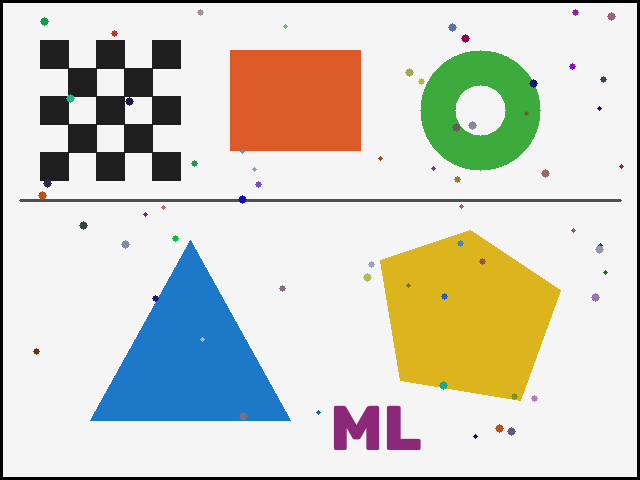
#> input picture source.png, 640 x 480 px
$ python matching.py
#> lines starting #> are read from the running program, lines starting #| are printed output that depends on the picture
### homography_utils.py
import numpy as np
import cv2

def load(path):
#> called with path = 'source.png'
    return cv2.cvtColor(cv2.imread(path), cv2.COLOR_BGR2RGB)

def compute_homography(src_pts, dst_pts):
    A = []
    for (x, y), (xp, yp) in zip(src_pts, dst_pts):
        A.append([-x, -y, -1,  0,  0,  0, xp*x, xp*y, xp])
        A.append([ 0,  0,  0, -x, -y, -1, yp*x, yp*y, yp])
    _, _, Vt = np.linalg.svd(np.array(A))
    H = Vt[-1].reshape(3, 3)
    return H / H[2, 2]

def apply_homography(H, pts):
    pts_h = np.hstack([pts, np.ones((len(pts), 1))])
    out = (H @ pts_h.T).T
    return out[:, :2] / out[:, 2:3]

### matching.py
import os
import numpy as np
import cv2
import matplotlib.pyplot as plt
from homography_utils import load, compute_homography, apply_homography

TARGETS = ["target-1.png", "target-2.png", "target-3.png"]
DETECTORS = {
    "sift": (cv2.SIFT_create(), cv2.NORM_L2),
    "orb": (cv2.ORB_create(5000), cv2.NORM_HAMMING),
}
RATIO = 0.75
INLIER_PX = 3.0
ITERS = 2000
FIG_DIR = os.path.join("src", "step2")

def match_features(detector, norm, img1, img2):
    gray1 = cv2.cvtColor(img1, cv2.COLOR_RGB2GRAY)
    gray2 = cv2.cvtColor(img2, cv2.COLOR_RGB2GRAY)
    kp1, des1 = detector.detectAndCompute(gray1, None)
    kp2, des2 = detector.detectAndCompute(gray2, None)
    pairs = cv2.BFMatcher(norm).knnMatch(des1, des2, k=2)
    good = [p[0] for p in pairs if len(p) == 2 and p[0].distance < RATIO * p[1].distance]
    return kp1, kp2, good

def ransac_homography(src_pts, dst_pts, rng):
    best = np.zeros(len(src_pts), dtype=bool)
    for _ in range(ITERS):
        idx = rng.choice(len(src_pts), 4, replace=False)
        H = compute_homography(src_pts[idx], dst_pts[idx])
        with np.errstate(divide="ignore", invalid="ignore"):
            errs = np.linalg.norm(apply_homography(H, src_pts) - dst_pts, axis=1)
        inliers = errs < INLIER_PX
        if inliers.sum() > best.sum():
            best = inliers
    return compute_homography(src_pts[best], dst_pts[best]), best

def mean_diff(H1, H2, pts):
    return np.linalg.norm(apply_homography(H1, pts) - apply_homography(H2, pts), axis=1).mean()

def save_figure(src, tgt, kp1, kp2, good, inliers, H, name):
    inlier_matches = [m for m, keep in zip(good, inliers) if keep]
    drawn = cv2.drawMatches(src, kp1, tgt, kp2, inlier_matches, None,
                            flags=cv2.DrawMatchesFlags_NOT_DRAW_SINGLE_POINTS)
    h, w = tgt.shape[:2]
    warped = cv2.warpPerspective(src, H, (w, h))
    overlay = cv2.addWeighted(tgt, 0.5, warped, 0.5, 0)

    fig, (ax1, ax2) = plt.subplots(1, 2, figsize=(14, 5), width_ratios=[2, 1])
    ax1.imshow(drawn)
    ax1.set_title(f"{len(inlier_matches)} inlier matches")
    ax2.imshow(overlay)
    ax2.set_title("Warped source over target")
    plt.tight_layout()
    plt.savefig(os.path.join(FIG_DIR, name))
    plt.close(fig)

os.makedirs(FIG_DIR, exist_ok=True)
rng = np.random.default_rng(0)
src = load("source.png")
h, w = src.shape[:2]
#> h = 480; w = 640
corners = np.array([[0, 0], [w, 0], [w, h], [0, h]], dtype=float)
#> corners = [[0, 0], [640, 0], [640, 480], [0, 480]]

print(f"{'target':<14}{'feat':<6}{'kp src':>8}{'kp tgt':>8}{'matches':>9}{'inliers':>9}{'vs click':>10}{'vs cv2':>9}")
for tgt_path in TARGETS:
    tgt = load(tgt_path)
#> call 2 of load, with path = 'target-1.png'
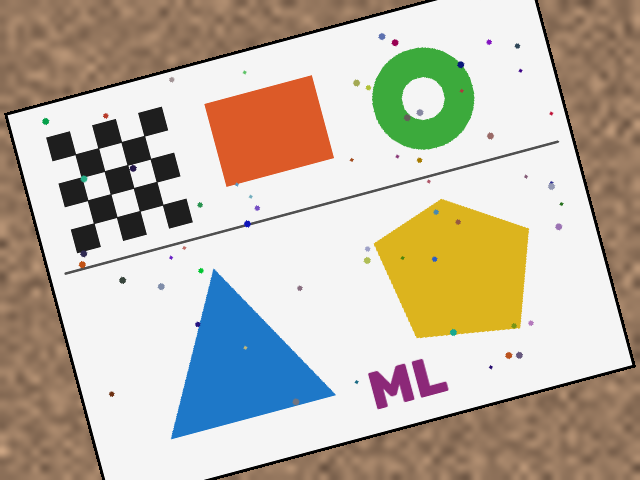
#> input picture target-1.png, 640 x 480 px
    pts_path = os.path.join("points", tgt_path.replace(".png", "_pts.npz"))
    saved = np.load(pts_path) if os.path.exists(pts_path) else None

    for feat, (detector, norm) in DETECTORS.items():
        kp1, kp2, good = match_features(detector, norm, src, tgt)
        row = f"{tgt_path:<14}{feat:<6}{len(kp1):>8}{len(kp2):>8}{len(good):>9}"
        if len(good) < 4:
            print(row + "  too few matches")
            continue

        src_pts = np.float64([kp1[m.queryIdx].pt for m in good])
        tgt_pts = np.float64([kp2[m.trainIdx].pt for m in good])
        H, inliers = ransac_homography(src_pts, tgt_pts, rng)

        H_click = compute_homography(saved["src_pts"], saved["tgt_pts"]) if saved is not None else None
        vs_click = f"{mean_diff(H, H_click, saved['check_pts']):.2f}" if saved is not None else "n/a"
        H_cv, _ = cv2.findHomography(src_pts, tgt_pts, cv2.RANSAC, INLIER_PX)
        vs_cv = f"{mean_diff(H, H_cv, corners):.2f}" if H_cv is not None else "n/a"
        print(row + f"{inliers.sum():>9}{vs_click:>10}{vs_cv:>9}")

        name = tgt_path.replace(".png", f"_{feat}_step2.png")
        save_figure(src, tgt, kp1, kp2, good, inliers, H, name)
#> this loop made 2 passes
#> (pairs in match_features, good, vs_click, vs_cv, inlier_matches in save_figure) on passes 1 to 2: (389 matches, 147 matches, 'n/a', '0.45', 95 matches), (869 matches, 379 matches, 'n/a', '1.06', 277 matches)
#| target-1.png  sift       389     696      147       95       n/a     0.45
#| target-1.png  orb        869    1699      379      277       n/a     1.06
#> pass 1, in match_features, `gray1 = cv2.cvtColor(img1, cv2.COLOR_RGB2GRAY)`:
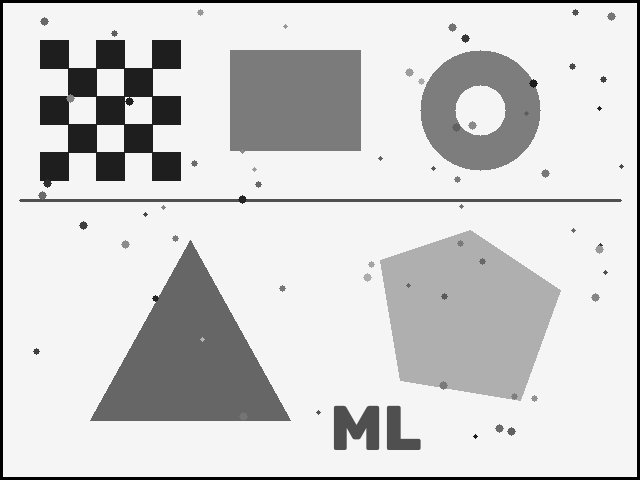
#> gray1: shape (480, 640); min 0, max 245, mean 206.7
#> pass 1, in match_features, `gray2 = cv2.cvtColor(img2, cv2.COLOR_RGB2GRAY)`:
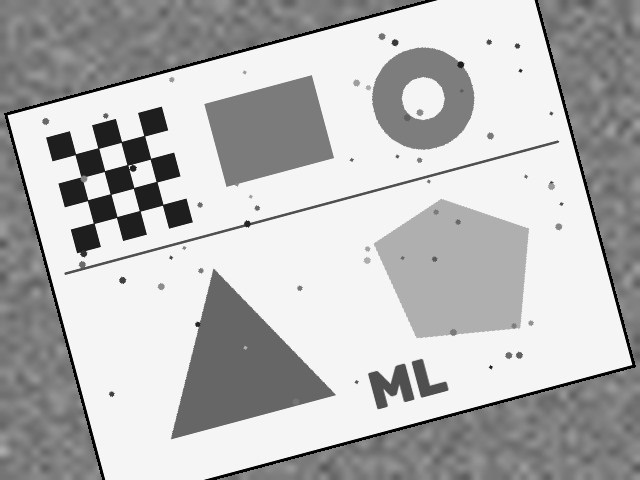
#> gray2: shape (480, 640); min 0, max 245, mean 183.1
#> pass 1, in save_figure, `drawn = cv2.drawMatches(src, kp1, tgt, kp2, inlier_matches, None, flag..`:
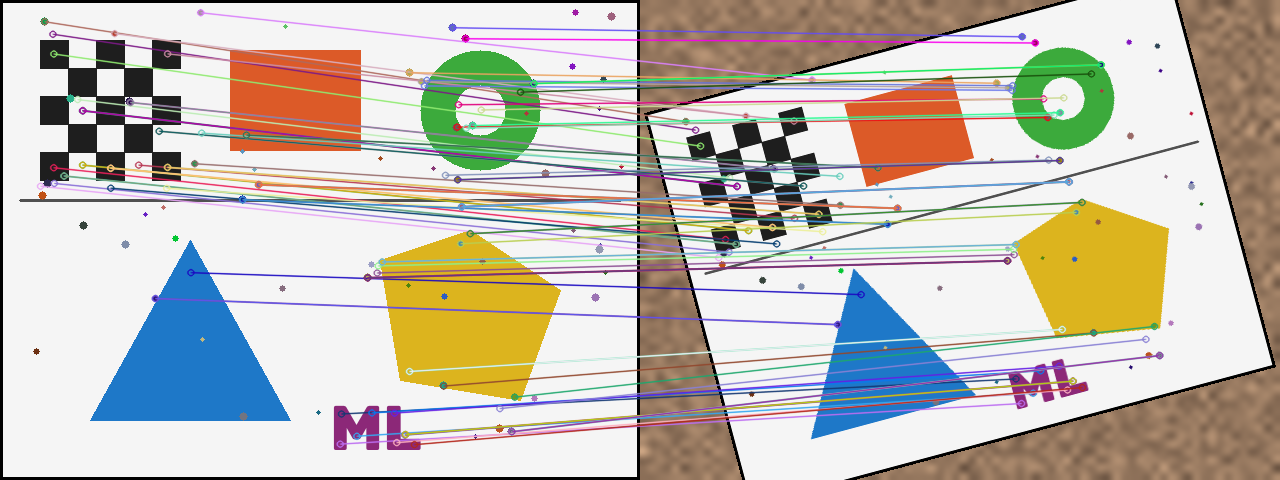
#> drawn: shape (480, 1280, 3); mean R, G, B 194.1, 188.9, 179
#> pass 1, in save_figure, `warped = cv2.warpPerspective(src, H, (w, h))`:
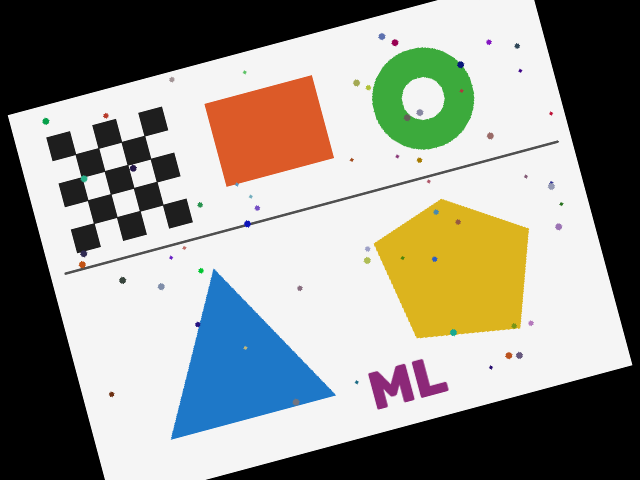
#> warped: shape (480, 640, 3); mean R, G, B 148.7, 148.3, 140.6
#> pass 1, in save_figure, `plt.savefig(os.path.join(FIG_DIR, name))`:
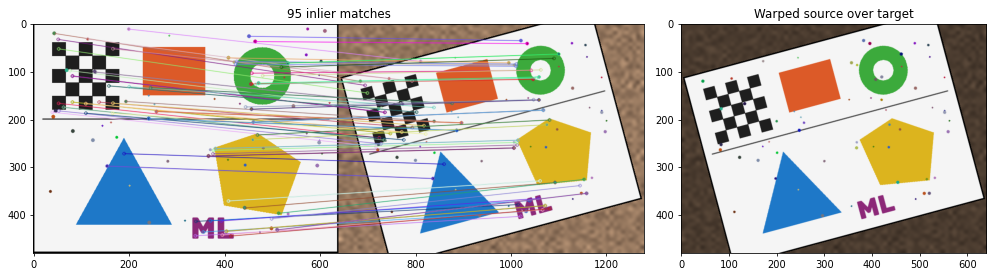
#> figure drawn by matplotlib, 2 panels
#> pass 2, in save_figure (call 2), `plt.savefig(os.path.join(FIG_DIR, name))`:
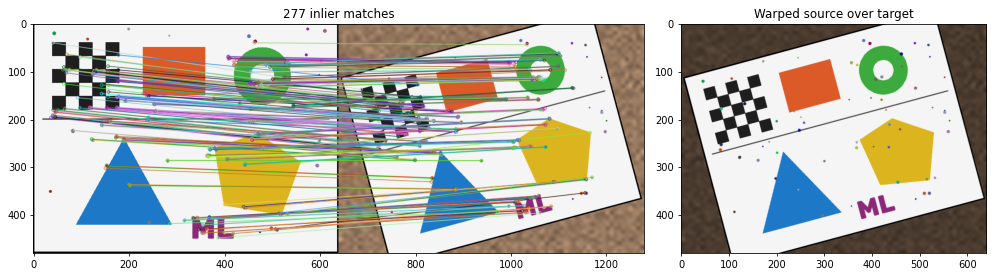
#> figure drawn by matplotlib, 2 panels
#> pass 2 of the loop `for tgt_path in TARGETS:`:
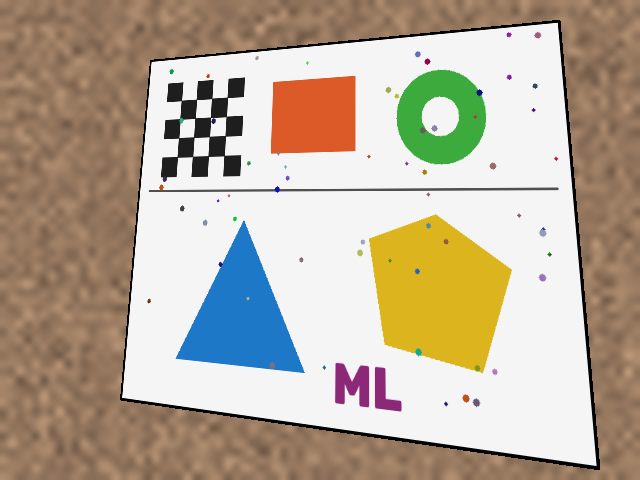
#> input picture target-2.png, 640 x 480 px
#> the loop `for feat, (detector, norm) in DETECTORS.items():` made 2 passes
#> (pairs in match_features, good, vs_click, vs_cv, inlier_matches in save_figure) on passes 1 to 2: (389 matches, 137 matches, 'n/a', '0.30', 80 matches), (869 matches, 273 matches, 'n/a', '0.36', 195 matches)
#> (printed output is left out)
#> pass 1, in match_features (call 3), `gray2 = cv2.cvtColor(img2, cv2.COLOR_RGB2GRAY)`:
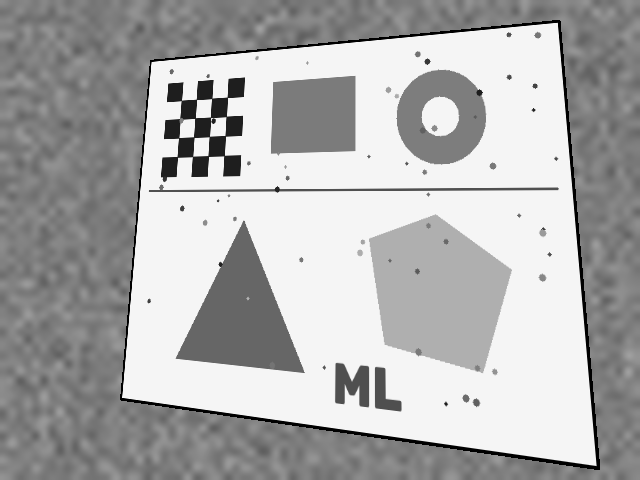
#> gray2: shape (480, 640); min 0, max 245, mean 173.2
#> pass 2, in save_figure (call 4), `plt.savefig(os.path.join(FIG_DIR, name))`:
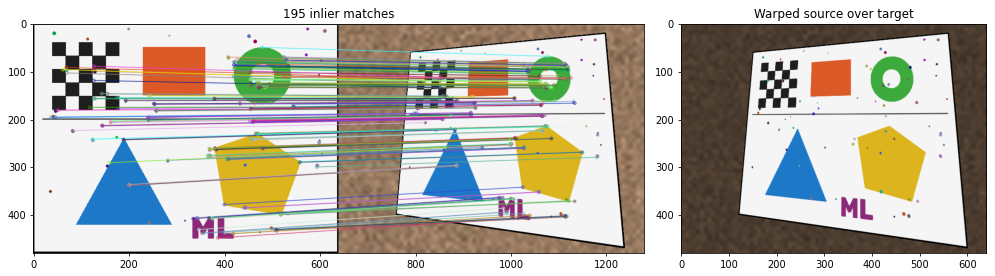
#> figure drawn by matplotlib, 2 panels
#> pass 3 of the loop `for tgt_path in TARGETS:`:
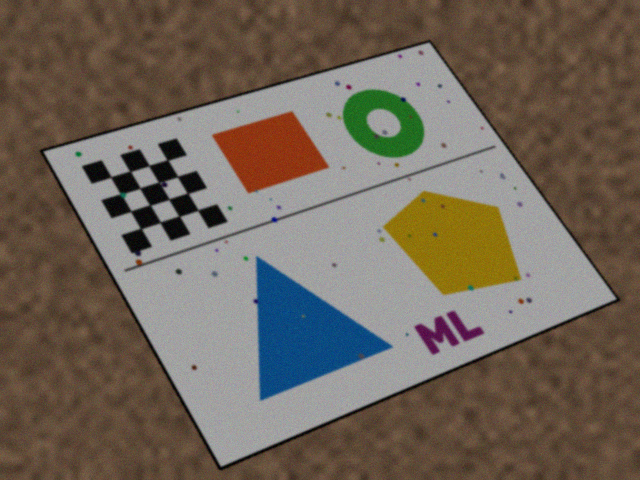
#> input picture target-3.png, 640 x 480 px
#> the loop `for feat, (detector, norm) in DETECTORS.items():` made 2 passes
#> (pairs in match_features, good, vs_click, vs_cv, inlier_matches in save_figure) on passes 1 to 2: (389 matches, 73 matches, 'n/a', '0.10', 46 matches), (869 matches, 119 matches, 'n/a', '1.44', 67 matches)
#> (printed output is left out)
#> pass 1, in save_figure (call 5), `overlay = cv2.addWeighted(tgt, 0.5, warped, 0.5, 0)`:
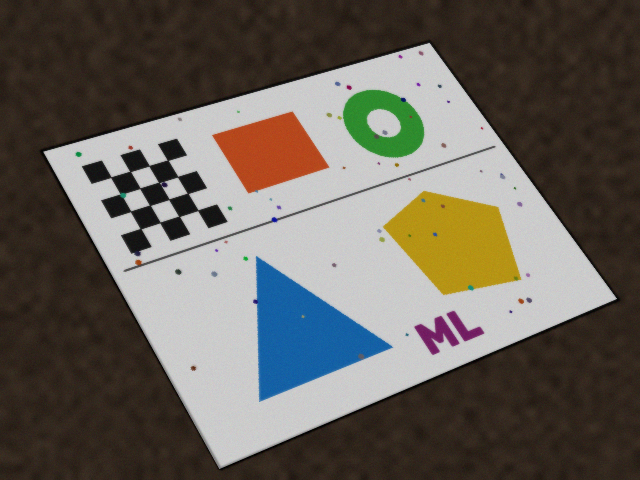
#> overlay: shape (480, 640, 3); mean R, G, B 103.5, 98, 90.1
#> pass 2, in save_figure (call 6), `plt.savefig(os.path.join(FIG_DIR, name))`:
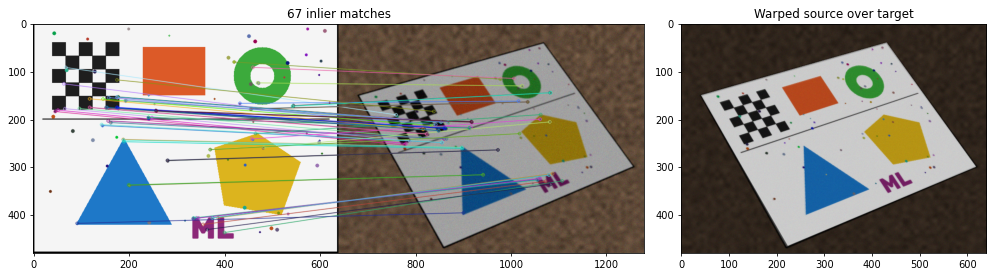
#> figure drawn by matplotlib, 2 panels
